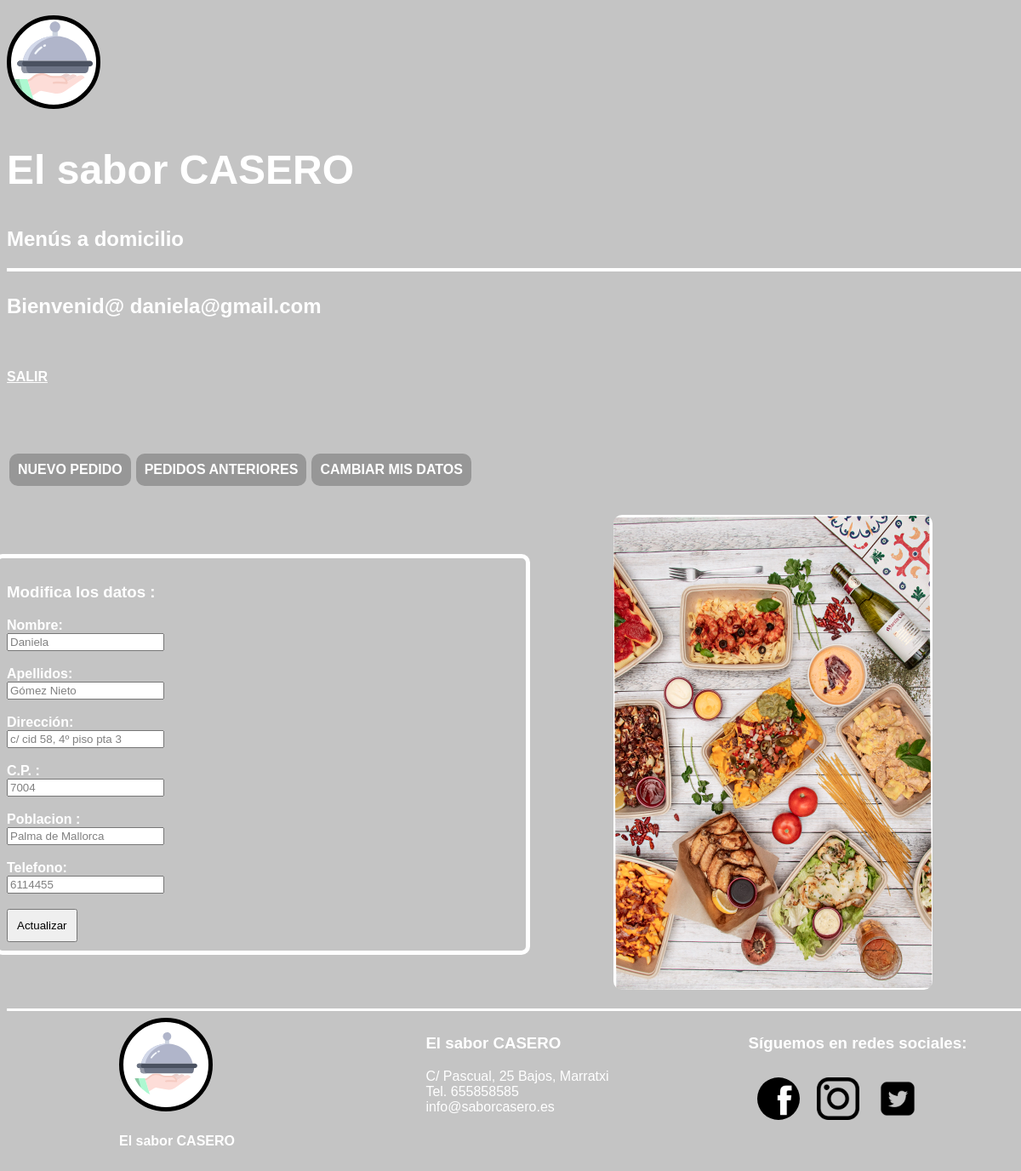
Screenshot of /clientes/cambiar_datos_cliente.php (signed in) with the database file from the repository.
### tables this page shows
CREATE TABLE `usuarios` (
  `id_usuario` int(11) NOT NULL,
  `email` varchar(127) NOT NULL,
  `clave` varchar(255) DEFAULT 'NULL',
  `nombre` varchar(127) DEFAULT 'NULL',
  `apellidos` varchar(127) DEFAULT 'NULL',
  `direccion` varchar(127) DEFAULT 'NULL',
  `cp` int(11) DEFAULT NULL,
  `poblacion` varchar(127) DEFAULT 'NULL',
  `provincia` varchar(63) DEFAULT '''Baleares''',
  `tlf` varchar(31) DEFAULT 'NULL',
  `id_rol` int(11) DEFAULT NULL
);

### clientes/script/cambiar_datos.php (the view, shortened to what this page needs)
<?php
include("../pdo/conex.php");
try {
    $registros=$base->prepare("SELECT * FROM usuarios WHERE email='$user'");
    $registros->execute();
    $devuelve = $registros->fetch(PDO::FETCH_ASSOC);
    echo "<form action='";
    echo $_SERVER['PHP_SELF'];
    echo "' method='POST'>";
    echo "<h3>Modifica los datos :</h3>";
    echo "<label style=font-weight:bold>Nombre:</label><br>";
    echo " <input style=color:grey type='text' name='nombre' value='" . $devuelve['nombre']  . "'><br>";
    echo "<br>";
    echo "<label style=font-weight:bold>Apellidos:</label><br>";
    echo " <input style=color:grey type='text' name='apellidos' value='" . $devuelve['apellidos']  . "'><br>";
    echo "<br>";
    echo "<label style=font-weight:bold>Dirección:</label><br>";
    echo " <input style=color:grey type='text' name='direccion' value='" . $devuelve['direccion']  . "'><br>";
    echo "<br>";
    echo "<label style=font-weight:bold>C.P. :</label><br>";
    echo " <input style=color:grey type='text' name='cp' value='" . $devuelve['cp']  . "'><br>";
    echo "<br>";
    echo "<label style=font-weight:bold>Poblacion :</label><br>";
    echo " <input style=color:grey type='text' name='poblacion' value='" . $devuelve['poblacion']  . "'><br>";
    echo "<br>";
    echo "<label style=font-weight:bold>Telefono:</label><br>";
    echo " <input style=color:grey type='text' name='tel' value='" . $devuelve['tlf']  . "'><br>";
    echo "<br>";
    echo "<button type='submit' name='enviar' style=padding:10px>Actualizar</button>";
    echo "</form>";
  }catch(Exception $e){
      echo "la línea de error es: " . $e->getLine();
  }finally {
    $base=null;
}

### css/main.css (style rules this page uses)
body { background-color: #C4C4C4; color: white; font-family: sans-serif; }

### rows the page displays
usuarios: nombre "Daniela", apellidos "Gómez Nieto", direccion "c/ cid 58, 4º piso pta 3", cp "7004", poblacion "Palma de Mallorca", tel "6114455"

### other values shown
$user "daniela@gmail.com"
